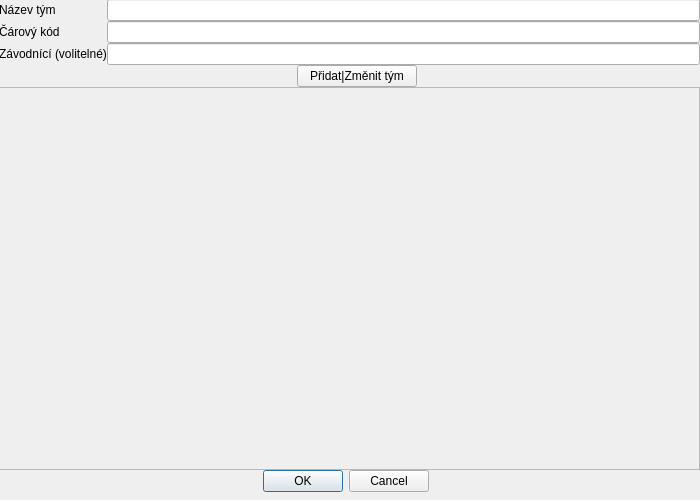
<?xml version="1.0" encoding="UTF-8"?>
<ui version="4.0">
 <class>TeamEditDialog</class>
 <widget class="QDialog" name="TeamEditDialog">
  <property name="geometry">
   <rect>
    <x>0</x>
    <y>0</y>
    <width>700</width>
    <height>500</height>
   </rect>
  </property>
  <property name="sizePolicy">
   <sizepolicy hsizetype="Expanding" vsizetype="Expanding">
    <horstretch>0</horstretch>
    <verstretch>0</verstretch>
   </sizepolicy>
  </property>
  <property name="windowTitle">
   <string>Dialog</string>
  </property>
  <widget class="QWidget" name="verticalLayoutWidget">
   <property name="geometry">
    <rect>
     <x>-1</x>
     <y>-1</y>
     <width>701</width>
     <height>471</height>
    </rect>
   </property>
   <layout class="QVBoxLayout" name="verticalLayout">
    <property name="spacing">
     <number>0</number>
    </property>
    <property name="sizeConstraint">
     <enum>QLayout::SetMaximumSize</enum>
    </property>
    <item>
     <layout class="QVBoxLayout" name="verticalLayout_2">
      <property name="spacing">
       <number>0</number>
      </property>
      <property name="sizeConstraint">
       <enum>QLayout::SetDefaultConstraint</enum>
      </property>
      <item>
       <layout class="QGridLayout" name="gridLayout" columnstretch="0,0">
        <property name="sizeConstraint">
         <enum>QLayout::SetMaximumSize</enum>
        </property>
        <property name="spacing">
         <number>0</number>
        </property>
        <item row="2" column="1">
         <widget class="QLineEdit" name="lineEdit_Racers"/>
        </item>
        <item row="3" column="0">
         <widget class="QLabel" name="label_6">
          <property name="sizePolicy">
           <sizepolicy hsizetype="Preferred" vsizetype="Preferred">
            <horstretch>0</horstretch>
            <verstretch>0</verstretch>
           </sizepolicy>
          </property>
          <property name="maximumSize">
           <size>
            <width>16777215</width>
            <height>20</height>
           </size>
          </property>
          <property name="text">
           <string/>
          </property>
         </widget>
        </item>
        <item row="2" column="0">
         <widget class="QLabel" name="label_7">
          <property name="text">
           <string>Závodnící (volitelné)</string>
          </property>
         </widget>
        </item>
        <item row="0" column="0">
         <widget class="QLabel" name="label_8">
          <property name="sizePolicy">
           <sizepolicy hsizetype="Preferred" vsizetype="Preferred">
            <horstretch>0</horstretch>
            <verstretch>0</verstretch>
           </sizepolicy>
          </property>
          <property name="minimumSize">
           <size>
            <width>57</width>
            <height>20</height>
           </size>
          </property>
          <property name="maximumSize">
           <size>
            <width>57</width>
            <height>20</height>
           </size>
          </property>
          <property name="text">
           <string>Název týmu</string>
          </property>
         </widget>
        </item>
        <item row="1" column="1">
         <widget class="QLineEdit" name="lineEdit_Barcode"/>
        </item>
        <item row="3" column="1">
         <layout class="QVBoxLayout" name="verticalLayout_3">
          <property name="spacing">
           <number>0</number>
          </property>
          <property name="sizeConstraint">
           <enum>QLayout::SetFixedSize</enum>
          </property>
          <property name="leftMargin">
           <number>190</number>
          </property>
          <item>
           <widget class="QPushButton" name="pushButton_addTeam">
            <property name="sizePolicy">
             <sizepolicy hsizetype="Maximum" vsizetype="Fixed">
              <horstretch>0</horstretch>
              <verstretch>0</verstretch>
             </sizepolicy>
            </property>
            <property name="maximumSize">
             <size>
              <width>120</width>
              <height>24</height>
             </size>
            </property>
            <property name="text">
             <string>Přidat|Změnit tým</string>
            </property>
           </widget>
          </item>
         </layout>
        </item>
        <item row="1" column="0">
         <widget class="QLabel" name="label_5">
          <property name="maximumSize">
           <size>
            <width>16777215</width>
            <height>20</height>
           </size>
          </property>
          <property name="text">
           <string>Čárový kód</string>
          </property>
         </widget>
        </item>
        <item row="0" column="1">
         <widget class="QLineEdit" name="lineEdit_TeamName"/>
        </item>
       </layout>
      </item>
      <item>
       <layout class="QVBoxLayout" name="verticalLayout_Teams" stretch="0">
        <property name="spacing">
         <number>3</number>
        </property>
        <property name="sizeConstraint">
         <enum>QLayout::SetMaximumSize</enum>
        </property>
        <item>
         <widget class="QScrollArea" name="scrollArea">
          <property name="minimumSize">
           <size>
            <width>505</width>
            <height>0</height>
           </size>
          </property>
          <property name="widgetResizable">
           <bool>true</bool>
          </property>
          <widget class="QWidget" name="scrollAreaWidgetContents">
           <property name="geometry">
            <rect>
             <x>0</x>
             <y>0</y>
             <width>693</width>
             <height>376</height>
            </rect>
           </property>
           <widget class="QWidget" name="formLayoutWidget">
            <property name="geometry">
             <rect>
              <x>-1</x>
              <y>-1</y>
              <width>701</width>
              <height>381</height>
             </rect>
            </property>
            <layout class="QFormLayout" name="formLayout">
             <property name="sizeConstraint">
              <enum>QLayout::SetMaximumSize</enum>
             </property>
             <property name="formAlignment">
              <set>Qt::AlignLeading|Qt::AlignLeft|Qt::AlignTop</set>
             </property>
            </layout>
           </widget>
          </widget>
         </widget>
        </item>
       </layout>
      </item>
     </layout>
    </item>
   </layout>
  </widget>
  <widget class="QDialogButtonBox" name="buttonBox">
   <property name="geometry">
    <rect>
     <x>0</x>
     <y>470</y>
     <width>691</width>
     <height>23</height>
    </rect>
   </property>
   <property name="maximumSize">
    <size>
     <width>16777215</width>
     <height>26</height>
    </size>
   </property>
   <property name="standardButtons">
    <set>QDialogButtonBox::Cancel|QDialogButtonBox::Ok</set>
   </property>
   <property name="centerButtons">
    <bool>true</bool>
   </property>
  </widget>
 </widget>
 <resources/>
 <connections/>
</ui>
